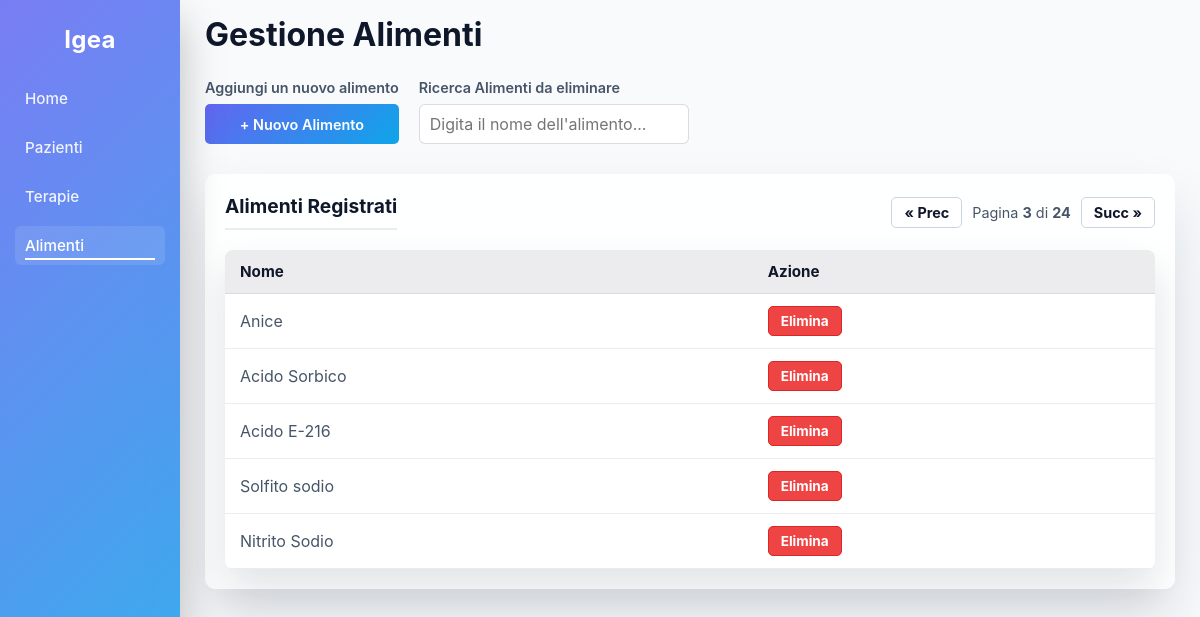
Screenshot of /alimenti.php?page=3 with the database file from the repository.
### tables this page shows
CREATE TABLE `alimenti` (
  `id` int(11) NOT NULL,
  `nome` varchar(50) NOT NULL
);

### alimenti.php (the view, shortened to what this page needs)
<?php
    $conn = new mysqli("localhost", "root", "", "terranova");
    $elementi_per_pagina = 5;
    $page = isset($_GET['page']) && is_numeric($_GET['page']) ? (int)$_GET['page'] : 1;
    $offset = ($page - 1) * $elementi_per_pagina;
    $count_query = "SELECT COUNT(*) as totale FROM alimenti";
    $count_result = $conn->query($count_query);
    $totale_elementi = $count_result->fetch_assoc()['totale'];
    $totale_pagine = ceil($totale_elementi / $elementi_per_pagina);
?>
<!DOCTYPE html>
<html lang="it">
    <head>
        <link rel="stylesheet" href="style.css">
    </head>
    <body>
        <aside class="sidebar">
            <h1>Igea</h1>
            <nav>
                <a href="index.php">Home</a>
                <a href="pazienti.php">Pazienti</a>
                <a href="farmaci.php">Terapie</a>
                <a href="alimenti.php" class="active">Alimenti</a>
            </nav>
        </aside>
        <main class="main-content">
            <div>
                <h1 class="page-title">Gestione Alimenti</h1>
                <div style="display: flex; align-items: flex-end; gap: 20px; margin-bottom: 30px;">
                    <div>
                        <label class="section-label">Aggiungi un nuovo alimento</label>
                        <a href="nuovo_alimento.php" class="btn-azione" style="height: 40px; padding: 0 20px; display: flex; align-items: center; justify-content: center; box-sizing: border-box; text-decoration: none;">+ Nuovo Alimento</a>
                    </div>
                    <div style="position: relative;">
                        <label class="section-label">Ricerca Alimenti da eliminare</label>
                        <input type="text" id="searchAlimenti" class="search-input" placeholder="Digita il nome dell'alimento..." autocomplete="off">
                    </div>
                </div>
            </div>
            <div class="card-cruscotto">
                <div style="display: flex; justify-content: space-between; align-items: center; margin-bottom: 15px;">
                    <h2 style="margin: 0;">Alimenti Registrati</h2>
                    <div style="display: flex; align-items: center; gap: 10px;">
                        <?php if($page > 1): ?>
                            <a href="?page=<?= $page - 1 ?>" class="btn-page">&laquo; Prec</a>
                        <?php endif; ?>
                        <span class="pagination-text">
                            Pagina <strong><?= $page ?></strong> di <strong><?= max(1, $totale_pagine) ?></strong>
                        </span>
                        <?php if($page < $totale_pagine): ?>
                            <a href="?page=<?= $page + 1 ?>" class="btn-page">Succ &raquo;</a>
                        <?php endif; ?>
                    </div>
                </div>
                <table>
                    <thead>
                        <tr>
                            <th>Nome</th>
                            <th>Azione</th>
                        </tr>
                    </thead>
                    <tbody>
                        <?php
                            $query = "SELECT * FROM alimenti ORDER BY id DESC LIMIT $elementi_per_pagina OFFSET $offset";
                            $result = $conn->query($query);
                            if ($result && $result->num_rows > 0) {
                                while ($row = $result->fetch_assoc()) {
                                    echo "<tr>";
                                    echo "<td>".$row['nome']."</td>";
                                    echo "<td>
                                            <a href='#' class='btn-elimina' onclick=\"confermaEliminazione('elimina_alimento.php?id=".$row['id']."'); return false;\">Elimina</a>
                                          </td>";
                                    echo "</tr>";
                                }
                            } else {
                                echo "<tr><td colspan='2' class='empty-msg'>Nessun alimento registrato.</td></tr>";
                            }
                        ?>
                    </tbody>
                </table>
            </div>
        </main>
    </body>
</html>

### style.css (style rules this page uses)
:root { --bg-page: #f8fafc; --bg-card: #ffffff; --bg-card-transparent: rgba(255, 255, 255, 0.85); --text-main: #0f172a; --text-muted: #475569; --border-color: rgba(15, 23, 42, 0.15); --border-light: rgba(15, 23, 42, 0.08); --primary-color: #6366f1; --sidebar-bg: linear-gradient(135deg, rgba(99,102,241,0.85), rgba(14,165,233,0.85)); --sidebar-text: #ffffff; --shadow-color: rgba(15, 23, 42, 0.12); }
* { margin: 0; padding: 0; box-sizing: border-box; font-family: "Inter", system-ui, -apple-system, BlinkMacSystemFont, sans-serif; }
body { min-height: 100vh; background: var(--bg-page); color: var(--text-main); transition: background-color 0.3s, color 0.3s; }
.sidebar { position: fixed; top: 0; left: 0; width: 180px; height: 100vh; z-index: 100; backdrop-filter: blur(14px); background: var(--sidebar-bg); box-shadow: 0 20px 40px rgba(0,0,0,0.25); padding: 15px; transition: background 0.3s; }
.sidebar h1 { font-size: 1.5rem; margin-top: 10px; margin-bottom: 25px; text-align: center; color: var(--sidebar-text); letter-spacing: 0.3px; font-weight: 700; }
.sidebar nav { display: flex; flex-direction: column; gap: 10px; }
.sidebar nav a { color: var(--sidebar-text); text-decoration: none; padding: 10px; border-radius: 6px; font-size: 0.95rem; font-weight: 500; opacity: 0.9; transition: background 0.2s, color 0.2s, opacity 0.2s; position: relative; }
.sidebar nav a::after { content: ""; position: absolute; left: 10px; bottom: 5px; width: 0; height: 2px; background: var(--sidebar-text); transition: width 0.25s ease; }
.sidebar nav a:hover::after, .sidebar nav a.active::after { width: calc(100% - 20px); }
.sidebar nav a:hover, .sidebar nav a.active { opacity: 1; background-color: rgba(255, 255, 255, 0.1); }
.main-content { margin-left: 180px; padding: 15px 25px; }
.card-cruscotto { background: var(--bg-card-transparent); backdrop-filter: blur(16px); border-radius: 10px; padding: 20px; box-shadow: 0 30px 60px var(--shadow-color); transition: background-color 0.3s; }
.card-cruscotto h2 { margin-top: 0; font-size: 1.2rem; font-weight: 700; border-bottom: 2px solid var(--border-light); padding-bottom: 10px; margin-bottom: 15px; color: var(--text-main); }
.btn-azione, button[type="submit"] { display: inline-block; background: linear-gradient(135deg, #6366f1, #0ea5e9); color: white; text-decoration: none; padding: 8px 15px; border-radius: 5px; font-size: 0.9rem; font-weight: 600; border: none; cursor: pointer; transition: transform 0.2s ease, box-shadow 0.2s ease; }
label { display: block; margin-bottom: 5px; font-weight: 600; color: var(--text-main); font-size: 0.9rem; }
input[type="text"], input[type="date"], input[type="email"], input[type="tel"], select { width: 100%; padding: 10px; border-radius: 6px; border: 1px solid var(--border-color); background: var(--bg-card); color: var(--text-main); font-size: 1rem; box-sizing: border-box; transition: border-color 0.2s, box-shadow 0.2s, background-color 0.3s, color 0.3s; }
table { width: 100%; border-collapse: collapse; background: var(--bg-card); border-radius: 8px; overflow: hidden; box-shadow: 0 20px 40px var(--shadow-color); margin-top: 20px; transition: background-color 0.3s; }
th, td { padding: 12px 15px; text-align: left; border-bottom: 1px solid var(--border-light); }
th { background-color: var(--border-light); font-weight: 700; color: var(--text-main); font-size: 0.95rem; }
td { color: var(--text-muted); }

### alimenti.php (style rules this page uses)
.page-title { font-size: 2rem; color: #0f172a; margin-bottom: 25px; margin-top: 0; transition: color 0.3s; }
.section-label { display: block; font-size: 0.9rem; color: #475569; margin-bottom: 8px; font-weight: 600; transition: color 0.3s; }
.search-input { width: 300px; height: 40px; padding: 0 15px; border: 1px solid #cbd5e1; border-radius: 5px; box-sizing: border-box; font-size: 0.95rem; outline: none; background-color: #f8fafc; color: #0f172a; transition: all 0.3s; }
.btn-elimina { display: inline-block; padding: 6px 12px; background-color: #ef4444; color: #ffffff; text-decoration: none; border-radius: 5px; font-size: 0.85rem; font-weight: bold; border: 1px solid #dc2626; transition: background-color 0.2s, transform 0.1s; }
.btn-page { padding: 6px 12px; border: 1px solid #cbd5e1; background-color: #ffffff; color: #0f172a; text-decoration: none; border-radius: 5px; font-size: 0.9rem; font-weight: bold; transition: all 0.2s; }
.pagination-text { font-size: 0.9rem; color: #475569; transition: color 0.3s; }

### rows the page displays
alimenti: nome "Anice"
alimenti: nome "Acido Sorbico"
alimenti: nome "Acido E-216"
alimenti: nome "Solfito sodio"
alimenti: nome "Nitrito Sodio"

### other values shown
$page "3"
max(1, $totale_pagine) "24"
